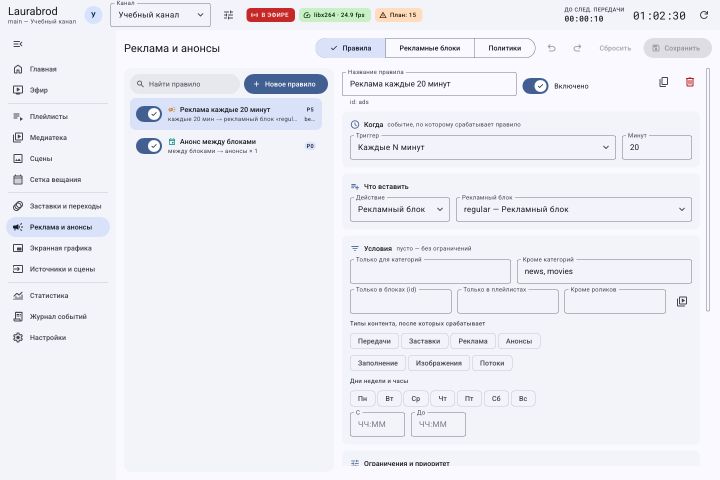
#> input picture docs/screenshots/interface/ads-light.png, 1440 x 960 px, given in place of home-light.png, which was not available (shown at 1/2 size)
$ python annotate_screenshots.py
#> lines starting #> are read from the running program, lines starting #| are printed output that depends on the picture; pictures that were not available may be replaced by others from this repository, and a replacement may not be noted
"""Add tutorial callouts to original LauraBoard captures (Pillow required).

Run from anywhere: python docs/tools/annotate_screenshots.py
Original PNGs are never modified. Coordinates target the reviewed 1440x960
captures, so changing their size requires reviewing this annotation map.
"""
from pathlib import Path
import math
from PIL import Image, ImageDraw, ImageFont

ROOT = Path(__file__).resolve().parents[1]
SOURCE = ROOT / 'screenshots/interface'
DEST = ROOT / 'screenshots/guides'
FONT = Path(__file__).resolve().parents[2] / 'crates/lb-gui/assets/fonts/Roboto.ttf'

# (input, output, title, [(rectangle, numbered label, badge centre)])
SHOTS = [
 ('home', 'channel-01', 'Создание канала · 1. Открыть менеджер', [
     ((436,8,478,53), 'Кнопка управления каналами в шапке окна', (505,78))]),
 ('channels', 'channel-02', 'Создание канала · 2. Выбрать новое создание', [
     ((830,645,985,690), 'Нажмите «Новый канал»', (1025,735))]),
 ('new-channel', 'channel-03', 'Создание канала · 3. Заполнить форму', [
     ((523,429,917,479), 'Идентификатор: латиница, цифры, дефис или подчёркивание', (478,451)),
     ((523,512,917,562), 'Название: понятное имя вашего канала', (478,537)),
     ((812,641,919,683), '«Создать» станет доступно после корректного ввода', (964,701))]),
 ('library', 'import-01', 'Импорт · 1. Открыть форму', [
     ((1305,126,1423,169), 'Импорт файлов, папки или URL', (1265,207))]),
 ('media-import', 'import-02', 'Импорт · 2. Выбрать данные и способ хранения', [
     ((483,347,861,398), 'Путь на сервере; несколько путей разделяются точкой с запятой', (441,373)),
     ((483,430,955,480), 'Тип материала и категория для правил', (1015,454)),
     ((483,560,800,599), 'Копирование делает канал независимым от исходной папки', (441,579)),
     ((803,738,958,782), 'После заполнения нажмите «Импортировать»', (1015,758))]),
 ('schedule', 'schedule-01', 'Сетка · 1. Выбрать день и добавить блок', [
     ((248,67,489,125), 'Сначала выберите нужное расписание', (552,54)),
     ((248,130,1030,188), 'Выберите шаблон и дни его применения', (1082,193)),
     ((1068,616,1415,660), 'Блок по времени или блок следом', (1009,650))]),
 ('schedule-properties', 'schedule-02', 'Сетка · 2. Уточнить поведение блока', [
     ((1103,153,1407,272), 'Политика опоздания и отдельное разрешение обрезки', (1038,197)),
     ((1103,655,1407,761), 'Включение правил вставок и заполнения пустот', (1038,715))]),
 ('jingles', 'rules-01', 'Правила · 1. Начать создание', [
     ((487,147,657,189), 'Мастер нового правила', (579,111)),
     ((699,271,1386,320), 'В редакторе здесь выбирается момент вставки', (660,303))]),
 ('rule-wizard', 'rules-02', 'Правила · 2. Задать событие', [
     ((363,384,1077,437), 'Название правила', (310,410)),
     ((379,497,1062,548), 'Триггер: когда проверять вставку', (1125,518)),
     ((985,617,1078,661), 'Перейти к выбору содержимого', (1130,674))]),
 ('jingles', 'rules-03', 'Правила · 3. Выбрать содержимое и условия', [
     ((699,389,1386,448), 'Действие и источник заставок', (655,409)),
     ((1163,474,1385,515), 'Явно выбрать материалы', (1130,541)),
     ((699,647,1386,762), 'Ограничить категории, блоки и плейлисты', (655,674))]),
 ('recording', 'recording-01', 'Запись · 1. Файлы и включение', [
     ((383,229,610,269), 'Разрешить запись эфира', (331,249)),
     ((383,317,1033,449), 'Контейнер, имя и папка на сервере', (1103,377)),
     ((383,475,1033,531), 'Длительность в минутах и предельный размер в МБ', (331,502)),
     ((919,826,1056,869), 'Сохранить настройки записи', (1110,850))]),
 ('plate-editor', 'plate-01', 'Плашка · 1. Проверить стиль и текст', [
     ((153,171,675,391), 'Точный рендер текущей плашки', (103,245)),
     ((153,486,675,580), 'Готовые стили меняют оформление, сохраняя текст', (103,518)),
     ((704,217,1248,327), 'Выбор шрифта, размера и начертания строки', (1315,258)),
     ((1191,794,1287,837), 'Закрыть редактор, затем сохранить всю графику', (1315,863))]),
 ('recording-storage', 'recording-02', 'Запись · 2. Кодеки и хранение', [
     ((383,341,1033,478), 'Отдельное кодирование изображения и выбор качества', (331,405)),
     ((383,534,1033,682), 'Кодек, частота и каналы звука записи', (1103,595)),
     ((383,730,1033,790), 'Лимиты хранения могут удалять старые файлы', (331,761))]),
 ('scene-music-options', 'music-01', 'Музыка сцены · Порядок, повтор и расписание', [
     ((650,428,1371,479), 'Порядок, громкость, нарастание и затухание', (594,456)),
     ((650,492,1371,541), 'Повторы, пауза между треками и задержка начала', (1420,520)),
     ((650,626,1371,678), 'Дни недели и часы действия музыкального правила', (594,650))]),
 ('rules-limits', 'rules-04', 'Правила · Приоритет и проверка результата', [
     ((1072,515,1386,567), 'Приоритет и группа разрешают конкуренцию правил', (1420,543)),
     ((699,760,1130,803), 'План — прогноз; журнал срабатываний — фактическая история', (650,782))]),
]

def font(size):
    return ImageFont.truetype(str(FONT), size)

def arrow(draw, start, end, color):
    draw.line([start, end], fill='white', width=9)
    draw.line([start, end], fill=color, width=5)
    angle=math.atan2(end[1]-start[1], end[0]-start[0])
    points=[end, (end[0]-18*math.cos(angle-.45),end[1]-18*math.sin(angle-.45)),
            (end[0]-18*math.cos(angle+.45),end[1]-18*math.sin(angle+.45))]
    draw.polygon(points,fill=color)

def render(source, name, title, marks):
#> called with source = 'home', name = 'channel-01', title = 'Создание канала · 1. Открыть менеджер'
    raw=Image.open(SOURCE/(source+'-light.png')).convert('RGB')
#> raw is the input picture: PIL image 1440x960 RGB; mean R, G, B 237.4, 237.7, 245
    if raw.size!=(1440,960):
        raise ValueError(f'{source}: expected 1440x960, got {raw.size}')
    footer=90+len(marks)*37
    output=Image.new('RGB',(raw.width,raw.height+footer),'#F4F6FB')
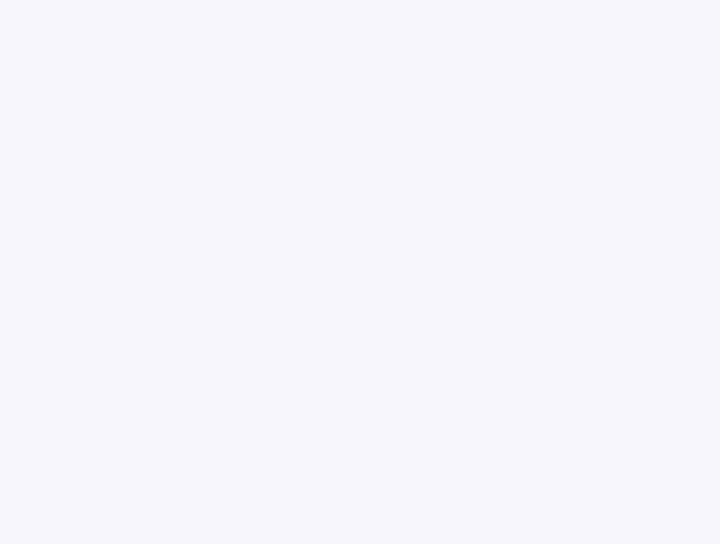
#> output: PIL image 1440x1087 RGB (shown at 1/2 size); mean R, G, B 244, 246, 251
    output.paste(raw,(0,0))
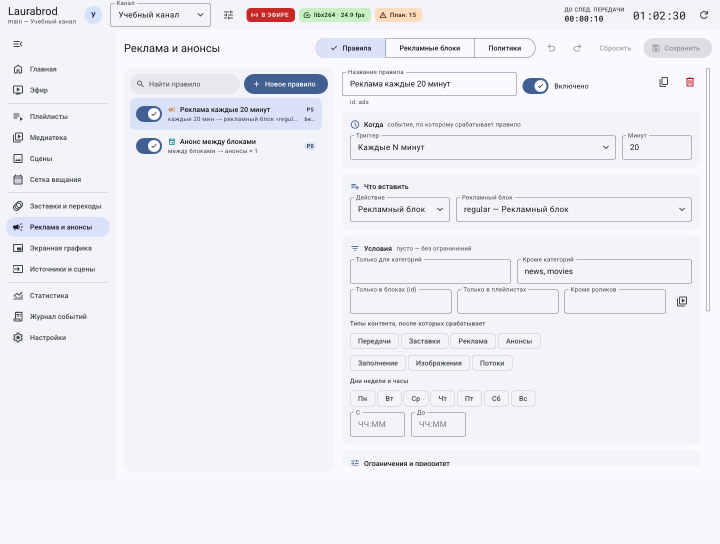
#> output: PIL image 1440x1087 RGB (shown at 1/2 size); mean R, G, B 238.2, 238.7, 245.7
    draw=ImageDraw.Draw(output)
    color='#C81E32'
    for number,(box,label,badge) in enumerate(marks,1):
        x0,y0,x1,y1=box
        # Keep borders outside field labels and original control text.
        outline=(x0-7,y0-13,x1+7,y1+7)
        draw.rounded_rectangle(outline,radius=8,outline='white',width=8)
        draw.rounded_rectangle(outline,radius=8,outline=color,width=4)
        # Point to the nearest edge, leaving original field text untouched.
        end=(min(max(badge[0],x0),x1),min(max(badge[1],y0),y1))
        arrow(draw,badge,end,color)
        x,y=badge
        draw.ellipse((x-19,y-19,x+19,y+19),fill=color,outline='white',width=3)
        draw.text((x,y-1),str(number),fill='white',font=font(22),anchor='mm')
    draw.line([(0,960),(1440,960)],fill='#415B88',width=3)
    draw.text((24,979),title,fill='#142742',font=font(25))
    for number,(_,label,_) in enumerate(marks,1):
        draw.text((26,1020+(number-1)*37),f'{number}. {label}',fill='#142742',font=font(20))
    DEST.mkdir(parents=True,exist_ok=True)
    output.save(DEST/(name+'.png'),optimize=True)
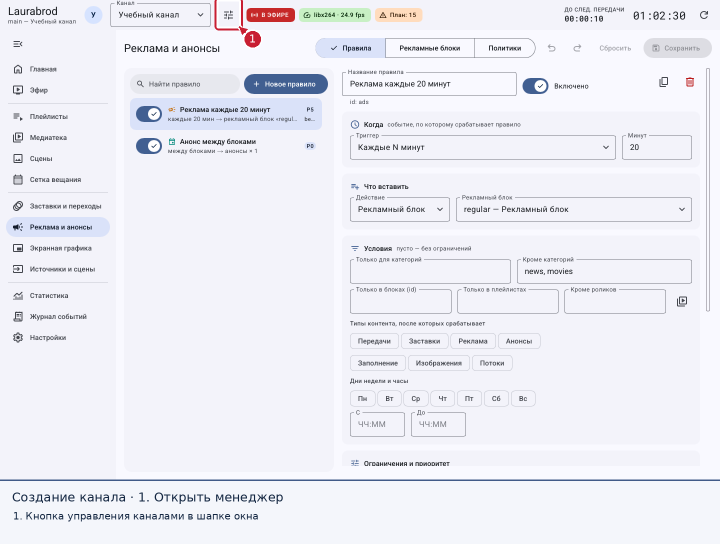
#> saved as channel-01.png: PIL image 1440x1087 RGB (shown at 1/2 size); mean R, G, B 237, 237.4, 244.6

if __name__=='__main__':
    for args in SHOTS:
        render(*args)
#> pass 2 of the loop `for args in SHOTS:`:
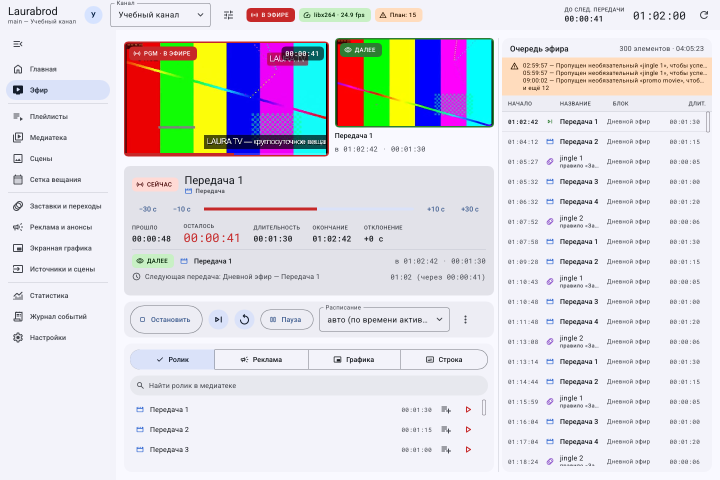
#> input picture docs/screenshots/interface/air-light.png, 1440 x 960 px, given in place of channels-light.png, which was not available (shown at 1/2 size)
#> in render, raw is the input picture: PIL image 1440x960 RGB; mean R, G, B 221.4, 220, 224.6
#> in render (call 2), `output.paste(raw,(0,0))`:
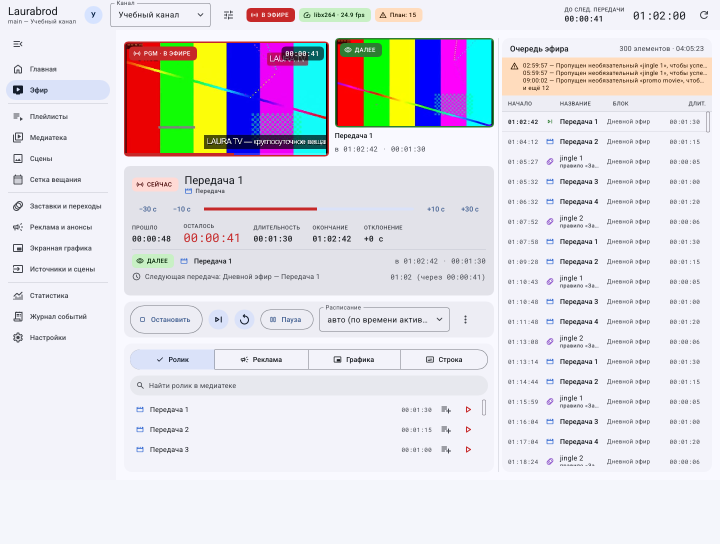
#> output: PIL image 1440x1087 RGB (shown at 1/2 size); mean R, G, B 224, 223, 227.7
#> in render (call 2), `output.save(DEST/(name+'.png'),optimize=True)`:
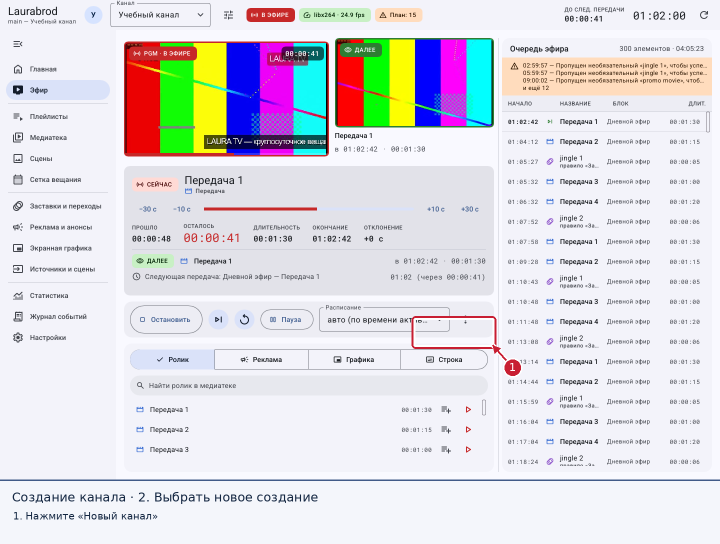
#> saved as channel-02.png: PIL image 1440x1087 RGB (shown at 1/2 size); mean R, G, B 222.9, 221.7, 226.6
#> (the run stopped early here; a loop or call above may not have finished)
